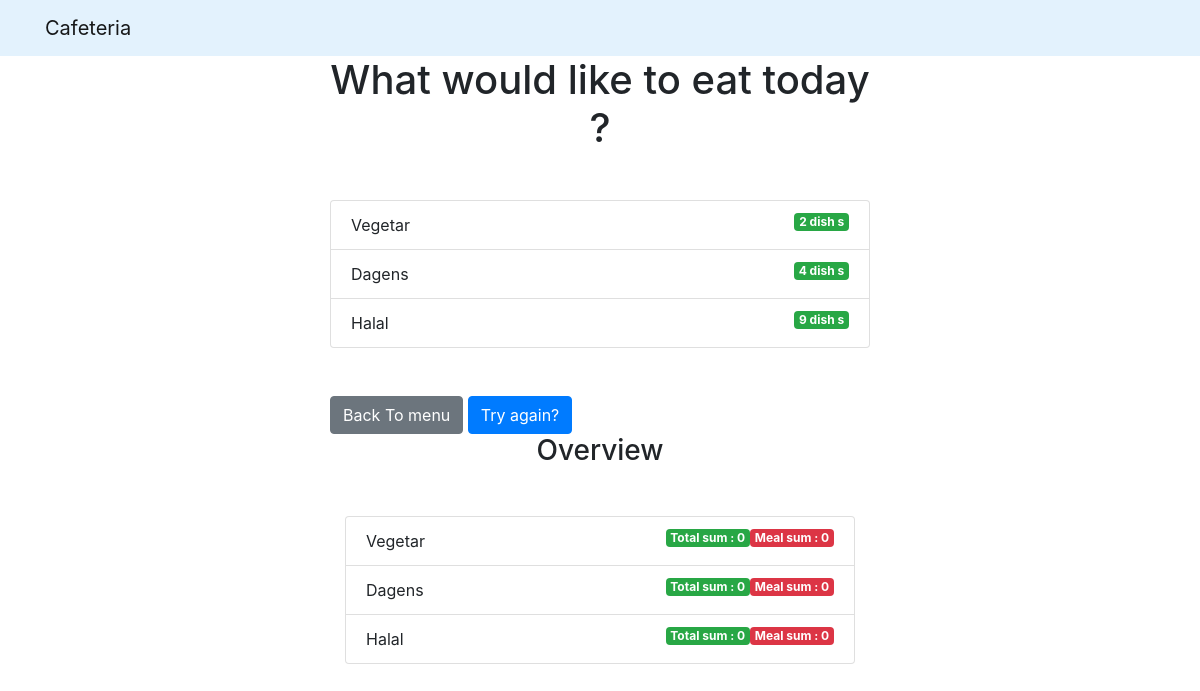
/menu/1/results/, run on an earlier commit of the app's database.
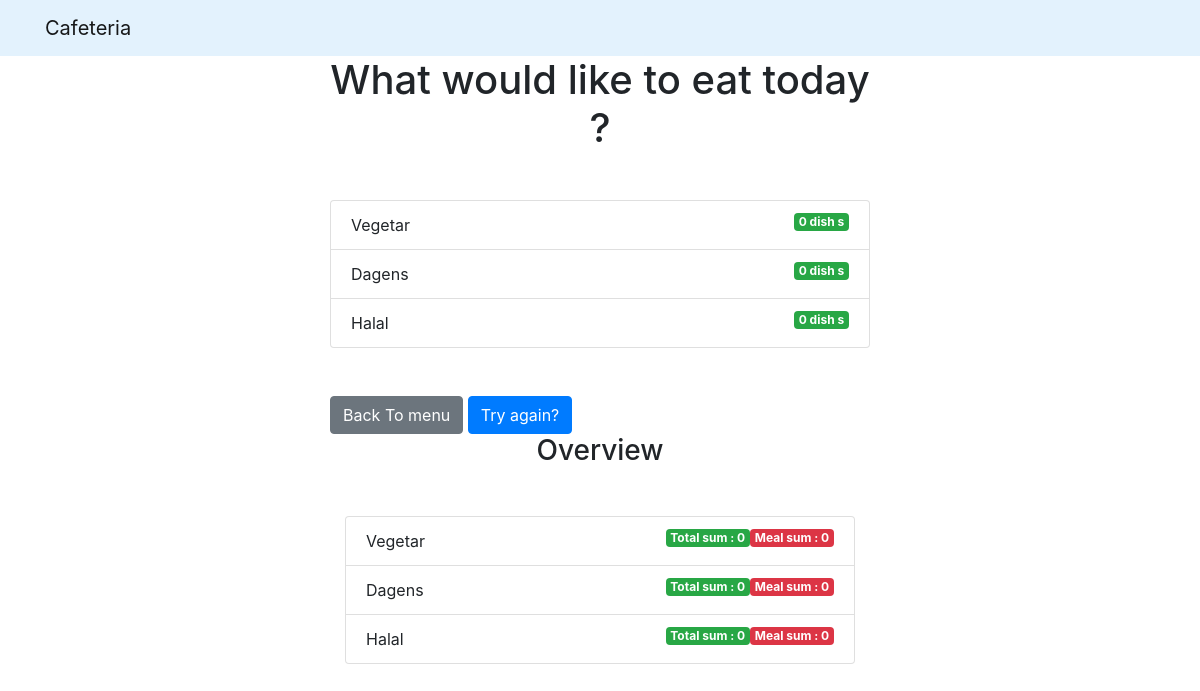
And on a later commit of the database.
### menu/models.py (models this page shows, shortened)
class Choice(models.Model):
    question = models.ForeignKey(Question, on_delete=models.CASCADE)
    choice_text = models.CharField(max_length=200)
    votes = models.IntegerField(default=0)
    price = models.IntegerField(default=0)
    meal_sum = models.IntegerField(default=0)
    total_sum = models.IntegerField(default=0)

### menu/views.py (the view)
# urls.py: path('<int:question_id>/results/', views.results, name='results'),
def results(request, question_id):
  question = get_object_or_404(Question, pk=question_id)
  return render(request, 'menu/results.html', { 'question': question })

### templates/menu/results.html
{% extends 'base.html' %}
{% block content %}
<h1 class="mb-5 text-center">{{ question.question_text }}</h1>
<ul class="list-group mb-5">
	{% for choice in question.choice_set.all %}
	<li class="list-group-item">
		{{ choice.choice_text }}  <span class="badge badge-success float-right">{{ choice.votes }} dish {{ choice.votes | pluralize }}</span>
	</li>
	{% endfor %}
</ul>
<a class="btn btn-secondary" href="{% url 'menu:index' %}">Back To menu</a>
<a class="btn btn-primary" href="{% url 'menu:detail' question.id %}">Try again?</a>
<div class="container">
<h3 class="mb-5 text-center"> Overview </h3>
<ul class="list-group mb-5">
	{% for choice in question.choice_set.all %}
	<li class="list-group-item">
		{{ choice.choice_text }} <span class="badge badge-danger float-right"> Meal sum : {{choice.total_sum}} </span>    <span class="badge badge-success float-right"> Total sum : {{choice.meal_sum}} </span>
	</li>
	{% endfor %}
</ul>
</div>
{% endblock %}

What changed in the data, as far as the page shows it:
changed Choice "Vegetar": votes "2" → "0"
changed Choice "Dagens": votes "4" → "0"
changed Choice "Halal": votes "9" → "0"
